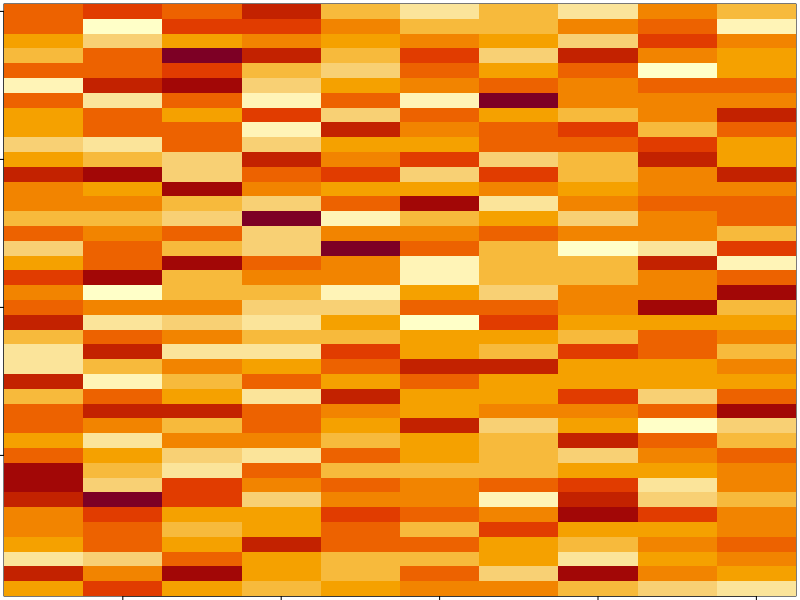
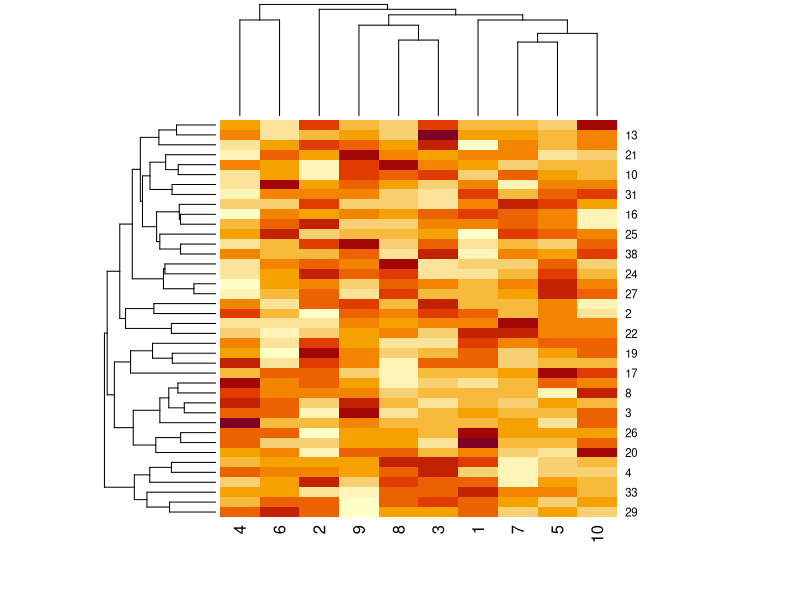

Write R code to recreate these figures, in order.
set.seed(12345)
par(mar = rep(0.2, 4))
dataMatrix = matrix(rnorm(400), nrow = 40)
image(1:10, 1:40, t(dataMatrix)[, nrow(dataMatrix):1])

##Cluster the data
par(mar = rep(0.2, 4))
heatmap(dataMatrix)